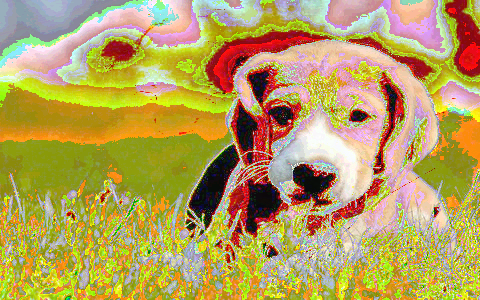
#> input picture images/8+7.png, 480 x 300 px, found by its file name
$ python retrouve_image.py
#> lines starting #> are read from the running program, lines starting #| are printed output that depends on the picture
from PIL import Image
# CE CODE EST UN PEU FOIREU
image = Image.open('images/8+7.png').convert('RGB')
#> image is the input picture: PIL image 480x300 RGB; mean R, G, B 182.3, 160.3, 92.5

def retrouve_image(image):
    '''
    prend en argument une image fusionnnée selon le script cache_image
    et renvoi la premiere image recomposée (a quelques erreur pres)
    '''

    final = Image.new('RGB',(image.size))
#> final: PIL image 480x300 RGB; every value is 0
    for x in range(image.width):
        for y in range(image.height):
            #onn doit récupérer les 5 bits de poids fort et faire l'inverse des 3 derniers
            r, v, b = image.getpixel((x,y))
            pixel = [bin(r),bin(v),bin(b)] #on reprend nos pixels de 3 octets

            bits = ['1' if i2 == '0' else '0' for i in pixel for i2 in i[7:]] # oninverse les 3 derniers bits
            bits = [''.join(bits[i:i+3]) for i in range(0,len(bits)-2,3)]
            if len(bits) < 3:
                for i in range(3-len(bits)):
                    bits.append('0')

            print(len(bits), len(pixel))
            pixel = [int(pixel[i]+bits[i],2) for i in range(len(pixel))] # on reconverti tout en decimal

            final.putpixel((x,y),tuple(pixel))
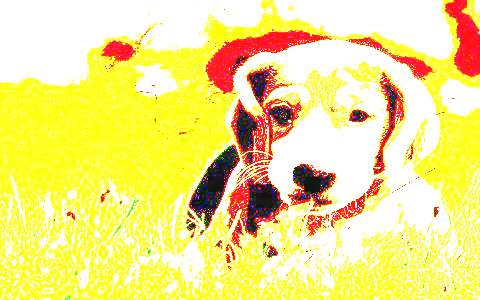
#> final: PIL image 480x300 RGB; mean R, G, B 247.1, 230.7, 137.6

    final.show()


retrouve_image(image)

$ run again, with images/4+7.png copied over images/8+7.png
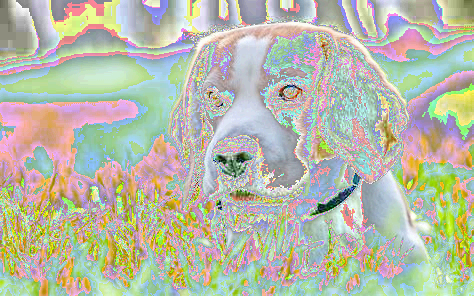
#> input picture images/4+7.png, 474 x 296 px, found by its file name
#> after the loop in retrouve_image, `for x in range(image.width):`:
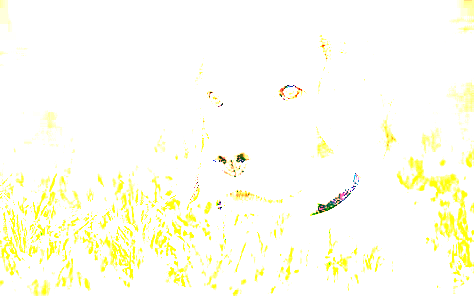
#> final: PIL image 474x296 RGB; mean R, G, B 254.5, 254.4, 239.8
